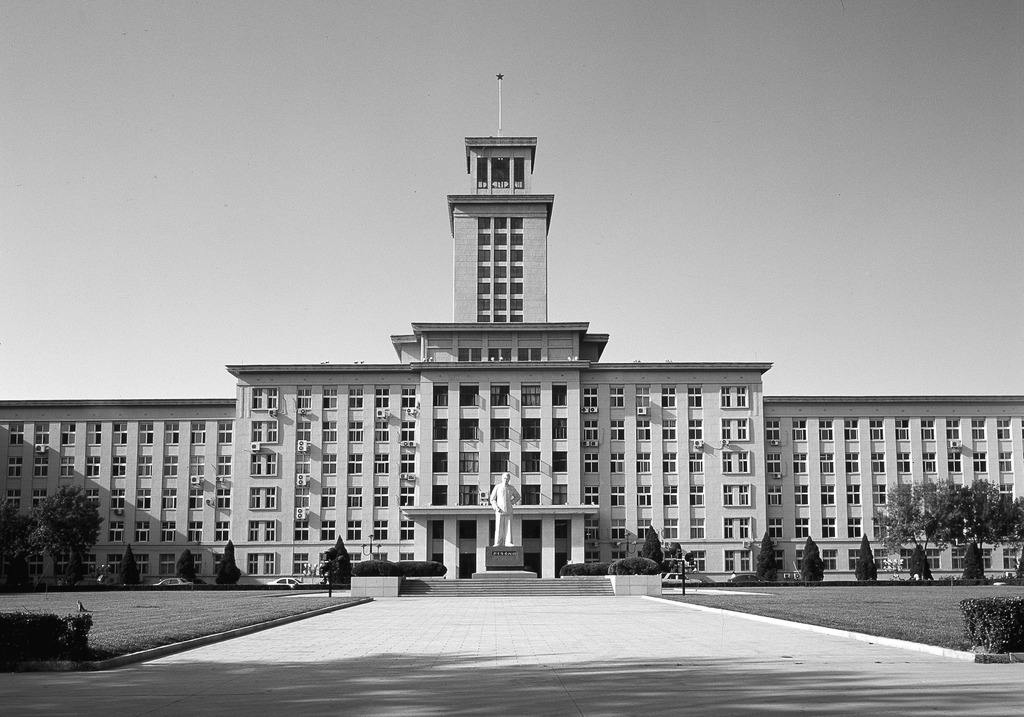
%> input picture lab6/gray/gray.png, 1024 x 717 px
$ octave test1.m   (GNU Octave 9; MATLAB toolbox functions it lacks are replaced by stand-ins)
%> lines starting %> are read from the running program, lines starting %| are printed output that depends on the picture; in (x1, y1, x2, y2) boxes, pixels count from 0 and x2, y2 are one past the last pixel; in counts of white or black regions, pixels touching at a corner belong together; the program's own positions count from 1
clc; clear; close all;

% 创建输出文件夹
out_dir = 'output_test1';
if ~exist(out_dir, 'dir')
    mkdir(out_dir);
end

% 1. 读取图像
gray_path = 'gray.png';
img = imread(gray_path);
%> img is the input picture: size 717x1024 uint8; min 0, max 255, mean 152.9

% 确保图像是灰度图
if size(img, 3) == 3
    img = rgb2gray(img);
end

% 2. 提取 8 个位平面并保存
for i = 1:8
    % 提取第 i 个位平面
    bit_plane = bitget(img, i);

    % 保存到本地文件夹 (转为 logical 保存黑白二值图)
    out_name = fullfile(out_dir, sprintf('bitplane_%d.png', i));
    imwrite(logical(bit_plane), out_name);
end
%> this loop made 8 passes
%> pass 1, `bit_plane = bitget(img, i);`:
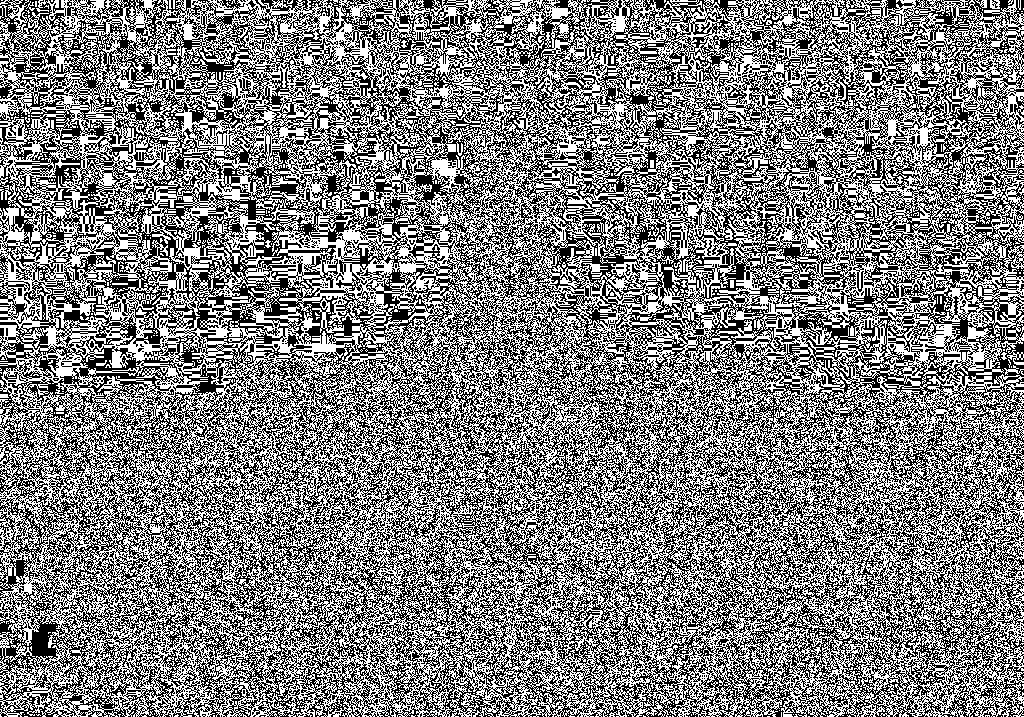
%> bit_plane: size 717x1024 logical; 50% white; black in thin lines or dots
%> pass 2, `bit_plane = bitget(img, i);`:
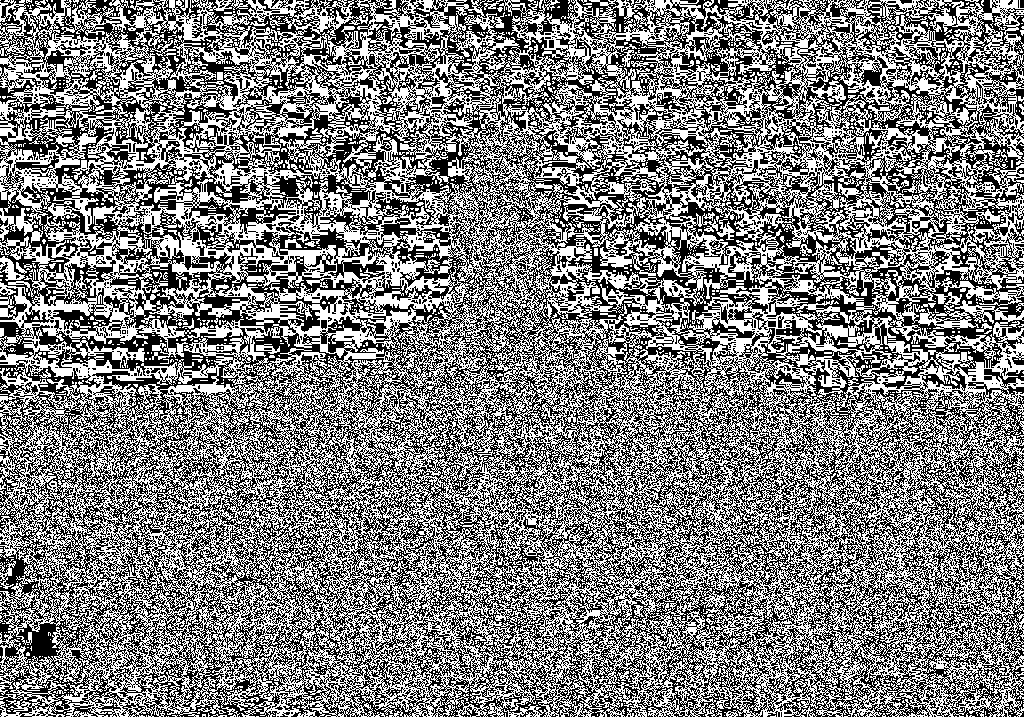
%> bit_plane: size 717x1024 logical; 49.8% white in thin lines or dots
%> pass 3, `bit_plane = bitget(img, i);`:
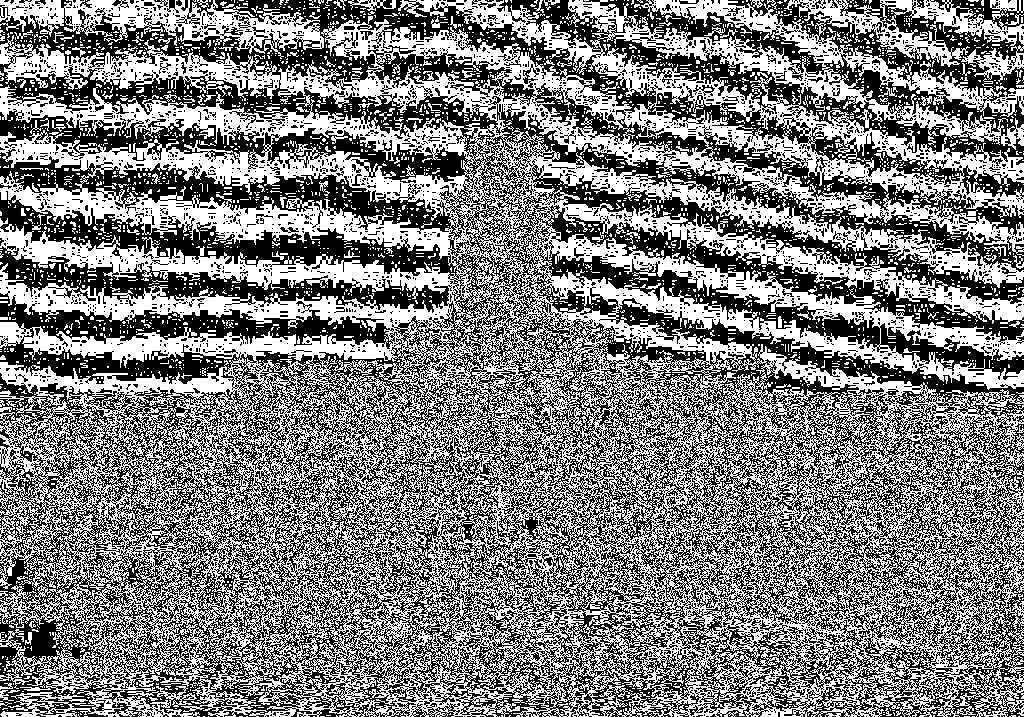
%> bit_plane: size 717x1024 logical; 49.9% white; 3851 white regions (3678 under 20 px), largest, box (x1, y1, x2, y2) and area: (0, 0, 1024, 717) 337155, (0, 0, 324, 59) 7228, (961, 45, 1024, 82) 811
